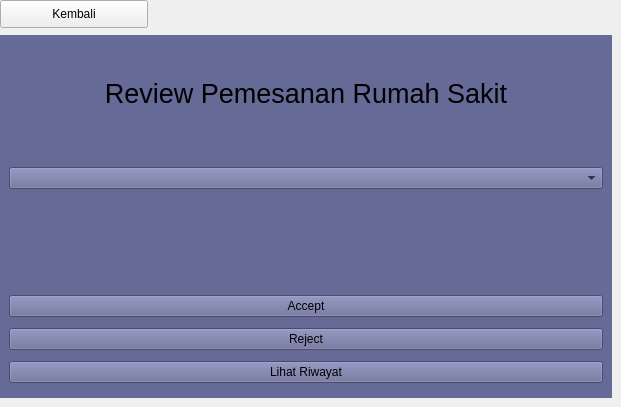
   <widget class="QWidget" name="page_2">
    <widget class="QWidget" name="widget_4" native="true">
     <property name="geometry">
      <rect>
       <x>0</x>
       <y>35</y>
       <width>612</width>
       <height>363</height>
      </rect>
     </property>
     <property name="palette">
      <palette>
       <active>
        <colorrole role="WindowText">
         <brush brushstyle="SolidPattern">
          <color alpha="255">
           <red>255</red>
           <green>255</green>
           <blue>255</blue>
          </color>
         </brush>
        </colorrole>
        <colorrole role="Button">
         <brush brushstyle="SolidPattern">
          <color alpha="255">
           <red>102</red>
           <green>106</green>
           <blue>150</blue>
          </color>
         </brush>
        </colorrole>
        <colorrole role="Light">
         <brush brushstyle="SolidPattern">
          <color alpha="255">
           <red>102</red>
           <green>106</green>
           <blue>150</blue>
          </color>
         </brush>
        </colorrole>
        <colorrole role="Midlight">
         <brush brushstyle="SolidPattern">
          <color alpha="255">
           <red>85</red>
           <green>88</green>
           <blue>125</blue>
          </color>
         </brush>
        </colorrole>
        <colorrole role="Dark">
         <brush brushstyle="SolidPattern">
          <color alpha="255">
           <red>34</red>
           <green>35</green>
           <blue>50</blue>
          </color>
         </brush>
        </colorrole>
        <colorrole role="Mid">
         <brush brushstyle="SolidPattern">
          <color alpha="255">
           <red>45</red>
           <green>47</green>
           <blue>66</blue>
          </color>
         </brush>
        </colorrole>
        <colorrole role="Text">
         <brush brushstyle="SolidPattern">
          <color alpha="255">
           <red>255</red>
           <green>255</green>
           <blue>255</blue>
          </color>
         </brush>
        </colorrole>
        <colorrole role="BrightText">
         <brush brushstyle="SolidPattern">
          <color alpha="255">
           <red>255</red>
           <green>255</green>
           <blue>255</blue>
          </color>
         </brush>
        </colorrole>
        <colorrole role="ButtonText">
         <brush brushstyle="SolidPattern">
          <color alpha="255">
           <red>255</red>
           <green>255</green>
           <blue>255</blue>
          </color>
         </brush>
        </colorrole>
        <colorrole role="Base">
         <brush brushstyle="SolidPattern">
          <color alpha="255">
           <red>102</red>
           <green>106</green>
           <blue>150</blue>
          </color>
         </brush>
        </colorrole>
        <colorrole role="Window">
         <brush brushstyle="SolidPattern">
          <color alpha="255">
           <red>102</red>
           <green>106</green>
           <blue>150</blue>
          </color>
         </brush>
        </colorrole>
        <colorrole role="Shadow">
         <brush brushstyle="SolidPattern">
          <color alpha="255">
           <red>0</red>
           <green>0</green>
           <blue>0</blue>
          </color>
         </brush>
        </colorrole>
        <colorrole role="AlternateBase">
         <brush brushstyle="SolidPattern">
          <color alpha="255">
           <red>34</red>
           <green>35</green>
           <blue>50</blue>
          </color>
         </brush>
        </colorrole>
        <colorrole role="ToolTipBase">
         <brush brushstyle="SolidPattern">
          <color alpha="255">
           <red>255</red>
           <green>255</green>
           <blue>220</blue>
          </color>
         </brush>
        </colorrole>
        <colorrole role="ToolTipText">
         <brush brushstyle="SolidPattern">
          <color alpha="255">
           <red>0</red>
           <green>0</green>
           <blue>0</blue>
          </color>
         </brush>
        </colorrole>
       </active>
       <inactive>
        <colorrole role="WindowText">
         <brush brushstyle="SolidPattern">
          <color alpha="255">
           <red>255</red>
           <green>255</green>
           <blue>255</blue>
          </color>
         </brush>
        </colorrole>
        <colorrole role="Button">
         <brush brushstyle="SolidPattern">
          <color alpha="255">
           <red>102</red>
           <green>106</green>
           <blue>150</blue>
          </color>
         </brush>
        </colorrole>
        <colorrole role="Light">
         <brush brushstyle="SolidPattern">
          <color alpha="255">
           <red>102</red>
           <green>106</green>
           <blue>150</blue>
          </color>
         </brush>
        </colorrole>
        <colorrole role="Midlight">
         <brush brushstyle="SolidPattern">
          <color alpha="255">
           <red>85</red>
           <green>88</green>
           <blue>125</blue>
          </color>
         </brush>
        </colorrole>
        <colorrole role="Dark">
         <brush brushstyle="SolidPattern">
          <color alpha="255">
           <red>34</red>
           <green>35</green>
           <blue>50</blue>
          </color>
         </brush>
        </colorrole>
        <colorrole role="Mid">
         <brush brushstyle="SolidPattern">
          <color alpha="255">
           <red>45</red>
           <green>47</green>
           <blue>66</blue>
          </color>
         </brush>
        </colorrole>
        <colorrole role="Text">
         <brush brushstyle="SolidPattern">
          <color alpha="255">
           <red>255</red>
           <green>255</green>
           <blue>255</blue>
          </color>
         </brush>
        </colorrole>
        <colorrole role="BrightText">
         <brush brushstyle="SolidPattern">
          <color alpha="255">
           <red>255</red>
           <green>255</green>
           <blue>255</blue>
          </color>
         </brush>
        </colorrole>
        <colorrole role="ButtonText">
         <brush brushstyle="SolidPattern">
          <color alpha="255">
           <red>255</red>
           <green>255</green>
           <blue>255</blue>
          </color>
         </brush>
        </colorrole>
        <colorrole role="Base">
         <brush brushstyle="SolidPattern">
          <color alpha="255">
           <red>102</red>
           <green>106</green>
           <blue>150</blue>
          </color>
         </brush>
        </colorrole>
        <colorrole role="Window">
         <brush brushstyle="SolidPattern">
          <color alpha="255">
           <red>102</red>
           <green>106</green>
           <blue>150</blue>
          </color>
         </brush>
        </colorrole>
        <colorrole role="Shadow">
         <brush brushstyle="SolidPattern">
          <color alpha="255">
           <red>0</red>
           <green>0</green>
           <blue>0</blue>
          </color>
         </brush>
        </colorrole>
        <colorrole role="AlternateBase">
         <brush brushstyle="SolidPattern">
          <color alpha="255">
           <red>34</red>
           <green>35</green>
           <blue>50</blue>
          </color>
         </brush>
        </colorrole>
        <colorrole role="ToolTipBase">
         <brush brushstyle="SolidPattern">
          <color alpha="255">
           <red>255</red>
           <green>255</green>
           <blue>220</blue>
          </color>
         </brush>
        </colorrole>
        <colorrole role="ToolTipText">
         <brush brushstyle="SolidPattern">
          <color alpha="255">
           <red>0</red>
           <green>0</green>
           <blue>0</blue>
          </color>
         </brush>
        </colorrole>
       </inactive>
       <disabled>
        <colorrole role="WindowText">
         <brush brushstyle="SolidPattern">
          <color alpha="255">
           <red>34</red>
           <green>35</green>
           <blue>50</blue>
          </color>
         </brush>
        </colorrole>
        <colorrole role="Button">
         <brush brushstyle="SolidPattern">
          <color alpha="255">
           <red>102</red>
           <green>106</green>
           <blue>150</blue>
          </color>
         </brush>
        </colorrole>
        <colorrole role="Light">
         <brush brushstyle="SolidPattern">
          <color alpha="255">
           <red>102</red>
           <green>106</green>
           <blue>150</blue>
          </color>
         </brush>
        </colorrole>
        <colorrole role="Midlight">
         <brush brushstyle="SolidPattern">
          <color alpha="255">
           <red>85</red>
           <green>88</green>
           <blue>125</blue>
          </color>
         </brush>
        </colorrole>
        <colorrole role="Dark">
         <brush brushstyle="SolidPattern">
          <color alpha="255">
           <red>34</red>
           <green>35</green>
           <blue>50</blue>
          </color>
         </brush>
        </colorrole>
        <colorrole role="Mid">
         <brush brushstyle="SolidPattern">
          <color alpha="255">
           <red>45</red>
           <green>47</green>
           <blue>66</blue>
          </color>
         </brush>
        </colorrole>
        <colorrole role="Text">
         <brush brushstyle="SolidPattern">
          <color alpha="255">
           <red>34</red>
           <green>35</green>
           <blue>50</blue>
          </color>
         </brush>
        </colorrole>
        <colorrole role="BrightText">
         <brush brushstyle="SolidPattern">
          <color alpha="255">
           <red>255</red>
           <green>255</green>
           <blue>255</blue>
          </color>
         </brush>
        </colorrole>
        <colorrole role="ButtonText">
         <brush brushstyle="SolidPattern">
          <color alpha="255">
           <red>34</red>
           <green>35</green>
           <blue>50</blue>
          </color>
         </brush>
        </colorrole>
        <colorrole role="Base">
         <brush brushstyle="SolidPattern">
          <color alpha="255">
           <red>102</red>
           <green>106</green>
           <blue>150</blue>
          </color>
         </brush>
        </colorrole>
        <colorrole role="Window">
         <brush brushstyle="SolidPattern">
          <color alpha="255">
           <red>102</red>
           <green>106</green>
           <blue>150</blue>
          </color>
         </brush>
        </colorrole>
        <colorrole role="Shadow">
         <brush brushstyle="SolidPattern">
          <color alpha="255">
           <red>0</red>
           <green>0</green>
           <blue>0</blue>
          </color>
         </brush>
        </colorrole>
        <colorrole role="AlternateBase">
         <brush brushstyle="SolidPattern">
          <color alpha="255">
           <red>68</red>
           <green>71</green>
           <blue>100</blue>
          </color>
         </brush>
        </colorrole>
        <colorrole role="ToolTipBase">
         <brush brushstyle="SolidPattern">
          <color alpha="255">
           <red>255</red>
           <green>255</green>
           <blue>220</blue>
          </color>
         </brush>
        </colorrole>
        <colorrole role="ToolTipText">
         <brush brushstyle="SolidPattern">
          <color alpha="255">
           <red>0</red>
           <green>0</green>
           <blue>0</blue>
          </color>
         </brush>
        </colorrole>
       </disabled>
      </palette>
     </property>
     <property name="styleSheet">
      <string notr="true">background-color: #666a96;</string>
     </property>
     <layout class="QVBoxLayout" name="verticalLayout_3">
      <item>
       <widget class="QLabel" name="label_1">
        <property name="font">
         <font>
          <pointsize>20</pointsize>
         </font>
        </property>
        <property name="styleSheet">
         <string notr="true"/>
        </property>
        <property name="text">
         <string>Review Pemesanan Rumah Sakit</string>
        </property>
        <property name="alignment">
         <set>Qt::AlignCenter</set>
        </property>
       </widget>
      </item>
      <item>
       <widget class="QWidget" name="widget_5" native="true">
        <layout class="QVBoxLayout" name="verticalLayout_4">
         <item>
          <widget class="QComboBox" name="list_pesan"/>
         </item>
         <item>
          <widget class="QLabel" name="label_2">
           <property name="font">
            <font>
             <pointsize>10</pointsize>
            </font>
           </property>
           <property name="text">
            <string/>
           </property>
           <property name="alignment">
            <set>Qt::AlignCenter</set>
           </property>
          </widget>
         </item>
        </layout>
       </widget>
      </item>
      <item>
       <widget class="QWidget" name="widget_6" native="true">
        <layout class="QGridLayout" name="gridLayout_3">
         <item row="0" column="0">
          <widget class="QPushButton" name="btn_acc">
           <property name="text">
            <string>Accept</string>
           </property>
          </widget>
         </item>
         <item row="1" column="0">
          <widget class="QPushButton" name="btn_reject">
           <property name="text">
            <string>Reject</string>
           </property>
          </widget>
         </item>
         <item row="2" column="0">
          <widget class="QPushButton" name="btn_riwayat">
           <property name="text">
            <string>Lihat Riwayat</string>
           </property>
          </widget>
         </item>
        </layout>
       </widget>
      </item>
     </layout>
    </widget>
    <widget class="QPushButton" name="btn_back1">
     <property name="geometry">
      <rect>
       <x>0</x>
       <y>0</y>
       <width>148</width>
       <height>28</height>
      </rect>
     </property>
     <property name="styleSheet">
      <string notr="true">QPushButton {
	color: black;
}</string>
     </property>
     <property name="text">
      <string>Kembali</string>
     </property>
    </widget>
   </widget>
